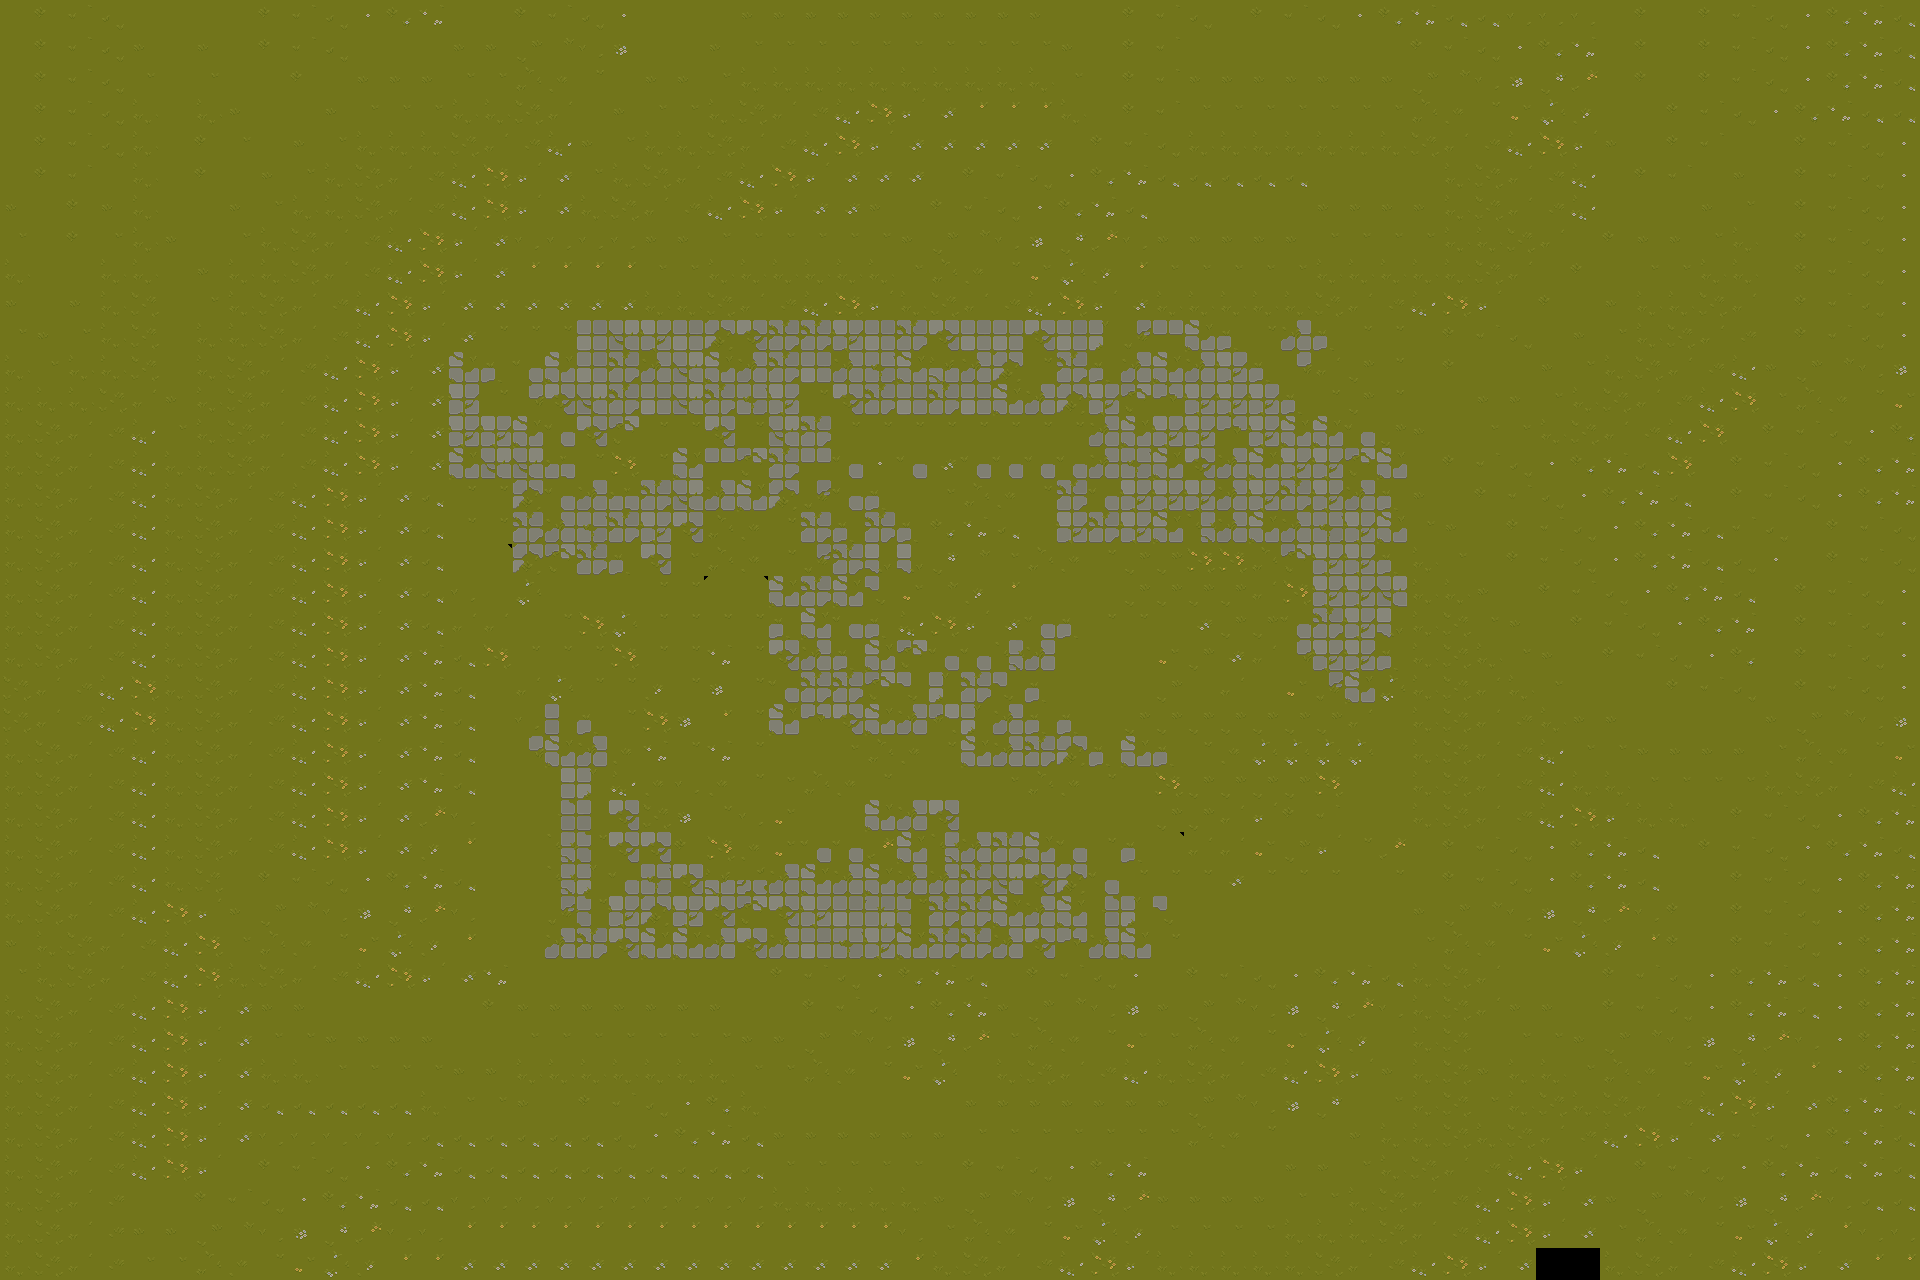

Tiled map render using the project's own tile images. Description and the map definition, with tile-layer contents summarised, below:
An orthogonal 60x40 tile map with 32x32 px tiles, 1 tile layer (ground), 5 tilesets and 23 objects (2x enemy, Player).

<map version="1.10" tiledversion="1.11.1-99-gec89c545" orientation="orthogonal" renderorder="right-down" width="60" height="40" tilewidth="32" tileheight="32" infinite="0" nextlayerid="6" nextobjectid="35">
 <tileset firstgid="1" source="../tilesets/TX Tileset Stone Ground.tsx" />
 <tileset firstgid="65" source="../tilesets/TX Tileset Grass.tsx" />
 <tileset firstgid="129" name="TX Tileset Grass" tilewidth="32" tileheight="32" tilecount="64" columns="8">
  <image source="../graphics/TX Tileset Grass.png" width="256" height="256" />
 </tileset>
 <tileset firstgid="193" source="../tilesets/TX Props.tsx" />
 <tileset firstgid="449" source="../tilesets/TX Tileset Wall.tsx" />
 <layer id="1" name="ground" width="60" height="40">
  <data>[2400 cells, 2398 non-empty, 106 distinct tile ids]</data>
 </layer>
 <objectgroup id="2" name="collisions">
  <object id="11" gid="316" x="800" y="608" width="32" height="32" />
  <object id="12" gid="300" x="800" y="576" width="32" height="32" />
  <object id="13" gid="284" x="800" y="544" width="32" height="32" />
  <object id="14" gid="318" x="992" y="704" width="32" height="32" />
  <object id="15" gid="302" x="992" y="672" width="32" height="32" />
  <object id="16" gid="238" x="1024" y="576" width="32" height="32" />
  <object id="17" gid="239" x="1024" y="576" width="32" height="32" />
  <object id="18" gid="240" x="1056" y="576" width="32" height="32" />
  <object id="19" gid="223" x="1024" y="544" width="32" height="32" />
  <object id="20" gid="207" x="1024" y="512" width="32" height="32" />
  <object id="21" gid="360" x="704" y="736" width="32" height="32" />
  <object id="22" gid="344" x="704" y="704" width="32" height="32" />
  <object id="23" gid="330" x="576" y="640" width="32" height="32" />
  <object id="24" gid="314" x="576" y="608" width="32" height="32" />
  <object id="25" gid="328" x="768" y="864" width="32" height="32" />
  <object id="26" gid="312" x="768" y="832" width="32" height="32" />
  <object id="27" x="303.067" y="257.001" width="145.472" height="758.88" />
  <object id="32" x="320" y="960" width="1248" height="160" />
  <object id="33" x="1408" y="192" width="160" height="800" />
  <object id="34" x="320" y="192" width="1248" height="128" />
 </objectgroup>
 <objectgroup id="5" name="entities">
  <object id="1" name="Player" x="959.128" y="645.436">
   <point />
  </object>
  <object id="3" name="enemy" x="1119.86" y="419.85">
   <point />
  </object>
  <object id="7" name="enemy" x="606.758" y="438.244">
   <point />
  </object>
 </objectgroup>
</map>
